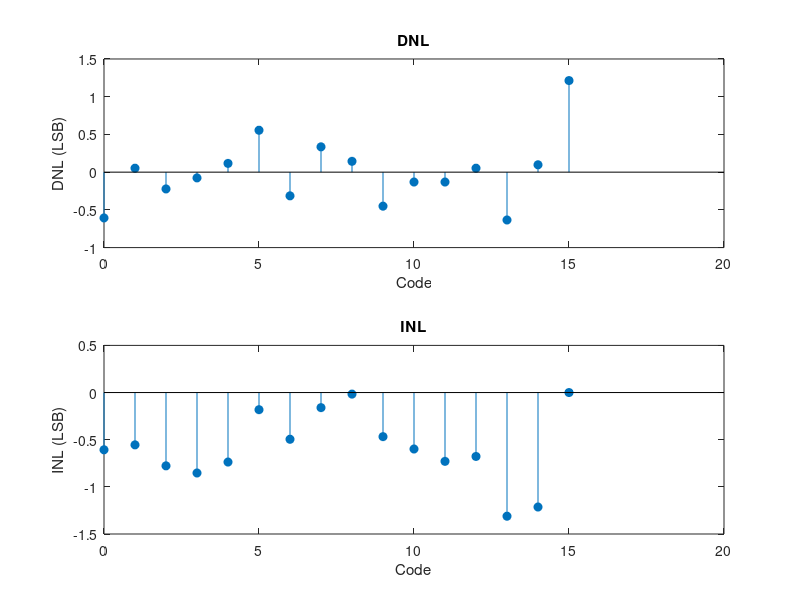

Write the MATLAB code that produced this figure.
% Histogram data for 4-bit ADC
counts = [43 115 85 101 122 170 75 146 125 60 95 95 115 40 120 242];

% Number of codes
N = length(counts);

% Ideal count value
ideal = sum(counts) / N;

% Calculate DNL
DNL = (counts - ideal) / ideal;

% Calculate INL as cumulative sum of DNL
INL = cumsum(DNL);

% Plotting
figure;
subplot(2,1,1);
stem(0:N-1, DNL, 'filled');
title('DNL');
xlabel('Code');
ylabel('DNL (LSB)');

subplot(2,1,2);
stem(0:N-1, INL, 'filled');
title('INL');
xlabel('Code');
ylabel('INL (LSB)');
